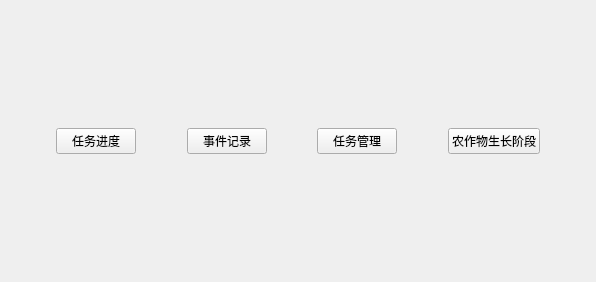
<?xml version="1.0" encoding="UTF-8"?>
<ui version="4.0">
 <class>CDlgDebug</class>
 <widget class="QWidget" name="CDlgDebug">
  <property name="geometry">
   <rect>
    <x>0</x>
    <y>0</y>
    <width>596</width>
    <height>282</height>
   </rect>
  </property>
  <property name="windowTitle">
   <string>Form</string>
  </property>
  <layout class="QHBoxLayout" name="horizontalLayout_2">
   <item>
    <layout class="QHBoxLayout" name="horizontalLayout">
     <item>
      <spacer name="horizontalSpacer">
       <property name="orientation">
        <enum>Qt::Horizontal</enum>
       </property>
       <property name="sizeHint" stdset="0">
        <size>
         <width>40</width>
         <height>20</height>
        </size>
       </property>
      </spacer>
     </item>
     <item>
      <widget class="QPushButton" name="pushButton">
       <property name="minimumSize">
        <size>
         <width>80</width>
         <height>20</height>
        </size>
       </property>
       <property name="text">
        <string>任务进度</string>
       </property>
      </widget>
     </item>
     <item>
      <spacer name="horizontalSpacer_2">
       <property name="orientation">
        <enum>Qt::Horizontal</enum>
       </property>
       <property name="sizeHint" stdset="0">
        <size>
         <width>40</width>
         <height>20</height>
        </size>
       </property>
      </spacer>
     </item>
     <item>
      <widget class="QPushButton" name="pushButton_2">
       <property name="minimumSize">
        <size>
         <width>80</width>
         <height>20</height>
        </size>
       </property>
       <property name="text">
        <string>事件记录</string>
       </property>
      </widget>
     </item>
     <item>
      <spacer name="horizontalSpacer_3">
       <property name="orientation">
        <enum>Qt::Horizontal</enum>
       </property>
       <property name="sizeHint" stdset="0">
        <size>
         <width>40</width>
         <height>20</height>
        </size>
       </property>
      </spacer>
     </item>
     <item>
      <widget class="QPushButton" name="pushButton_3">
       <property name="minimumSize">
        <size>
         <width>80</width>
         <height>20</height>
        </size>
       </property>
       <property name="text">
        <string>任务管理</string>
       </property>
      </widget>
     </item>
     <item>
      <spacer name="horizontalSpacer_4">
       <property name="orientation">
        <enum>Qt::Horizontal</enum>
       </property>
       <property name="sizeHint" stdset="0">
        <size>
         <width>40</width>
         <height>20</height>
        </size>
       </property>
      </spacer>
     </item>
     <item>
      <widget class="QPushButton" name="pushButton_4">
       <property name="text">
        <string>农作物生长阶段</string>
       </property>
      </widget>
     </item>
     <item>
      <spacer name="horizontalSpacer_5">
       <property name="orientation">
        <enum>Qt::Horizontal</enum>
       </property>
       <property name="sizeHint" stdset="0">
        <size>
         <width>40</width>
         <height>20</height>
        </size>
       </property>
      </spacer>
     </item>
    </layout>
   </item>
  </layout>
 </widget>
 <resources/>
 <connections/>
</ui>
